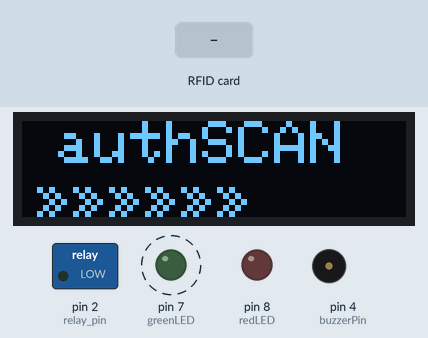
Bench run of a sketch on a simulated Arduino Nano, built with avr-gcc and run on an emulated ATmega328P. On the bench: 128×32 one-colour display, switched loads named in the sketch (green lamp = pin HIGH), output pins drawn as LEDs (lit = HIGH), buzzer (waves = sounding). Dashed ring = blinking. The test bench sets the inputs (shaded band). Pins used as bus, display or sensor lines are not drawn.

Above: at 3.2 s.
3.3 s: RFID card 8A CA 27 B6 held to the reader
At 4.1 s:
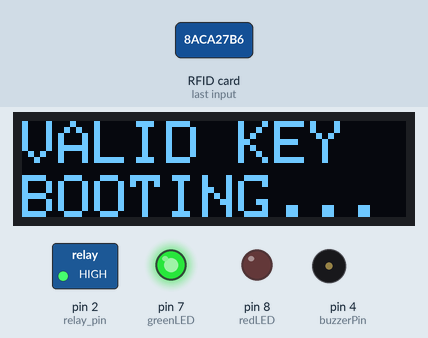
At 6.0 s:
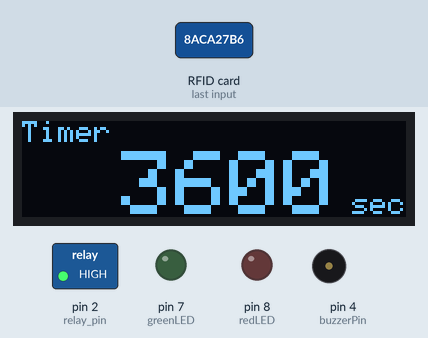
Timing chart, 0 to 15.3 s (numbered marks = the images above; inputs shaded):
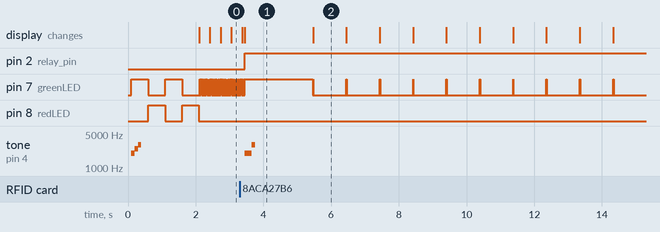

Measured:
- after the input at 3.3 s, pin 2 (relay_pin): LOW → HIGH after 0.15 s; tone on pin 4 (buzzerPin): silent → 2000 Hz after 0.15 s, → 3000 Hz 0.20 s later, → silent 0.10 s later; the display: first differs from a run without the input after 0.15 s (image 1)
- what the display in image 1 shows lasts 2.0 s, from 3.5 s to 5.5 s

The sketch:

cyberDECK_v03.ino
```cpp
/*
    cyberDECK - Cartridge Security Module v0.3n (Nano)

    LATEST BUILD 10/01/2023
    STATUS: WORKING
    KNOWN BUGS/ISSUES: NONE

    DESCRIPTION
      - Nano-based cartridge system to authenticate a user and boot up RPi cyberDECK.
        When cartridge is plugged into the cyberDECK, the Nano circuit gets power and
        access to a data line for a relay. The Nano boots into a splash screen, then an
        animation while waiting for RFID card swipe. If a recognized card is read, the
        Nano sends power to the data/relay line, which then switches power to the RPi.

    HARDWARE
      - Arduino Nano
      - 0.91" OLED display 128x32
      - RFID reader
      - LED x 2
      - Buzzer
      - Relay

    WIRING
      - OLED
        - SCK to Nano A5
        - SDA to Nano A4
      - RFID reader
        - RST to Nano D9
        - MISO to Nano D12
        - MOSI to Nano D11
        - SCK to Nano D13
        - SDA to Nano D10
      - Buzzer to Nano D4
      - Green LED to Nano D7
      - Red LED to Nano D8
      - Relay to Nano D2

    SOFTWARE FLOW
      - Splash screen, then animation is displayed while waiting for RFID swipe
      - When a recognized RFID tag is detected, power is sent to the relay and a countdown
        timer is displayed on the OLED screen.
      - When the timer finishes, power is cut to the relay

    CHANGE NOTES FOR v0.3n
      - Changed to smaller OLED
      - Adjusted UI to new display size
      - Changed animation to a single ASCII character (">>" = ASCII #175) vs. random character
      - Adjusted countdown timer for accuracy
      - Verified 9V rechargable battery as power source

    OTHER NOTES
      - none
*/

#include <MFRC522.h>                   //RFID reader library
#include <SPI.h>                       //serial peripheral library
#include <Adafruit_GFX.h>
#include <Adafruit_SSD1306.h>
#include <Wire.h>
#include <Servo.h>

#define OLED_Address 0x3C
#define SCREEN_WIDTH 128
#define SCREEN_HEIGHT 32

Adafruit_SSD1306 oled(SCREEN_WIDTH, SCREEN_HEIGHT, &Wire, -1);

MFRC522 mfrc522(10, 9);                //define RFID reader pins (SS_PIN, RST_PIN)

//LED and buzzer pins
constexpr uint8_t greenLED = 7;
constexpr uint8_t redLED = 8;
#define buzzerPin 4

String tagUID = "8A CA 27 B6";         //UID of authorized RFID tag (orange fob)

uint8_t i = 0;                         //counter

int t = 3600;                          //Boot Timer in seconds ***CHANGE HERE***

void setup() {

//pin assignments
oled.begin(SSD1306_SWITCHCAPVCC, OLED_Address);
oled.setTextColor(WHITE);

pinMode(buzzerPin, OUTPUT);
pinMode(redLED, OUTPUT);
pinMode(greenLED, OUTPUT);
pinMode(2, OUTPUT);                    //relay pin
digitalWrite(2, LOW);                  //set relay pin to LOW

SPI.begin();                           //start SPI bus
mfrc522.PCD_Init();                    //start RFID reader
oled.clearDisplay();

//splash screen
oled.clearDisplay();
oled.setCursor(10,0);
oled.setTextSize(2);
oled.print("cyberDECK");
oled.setCursor(5,18);
oled.print("SECUREcart");
oled.display();
digitalWrite(greenLED, HIGH);
tone(buzzerPin, 2000);
delay(100);
noTone(buzzerPin);
tone(buzzerPin, 2500);
delay(100);
noTone(buzzerPin);
tone(buzzerPin, 3000);
delay(100);
noTone(buzzerPin);
delay(200);
digitalWrite(greenLED, LOW);
digitalWrite(redLED, HIGH);
delay(500);
digitalWrite(redLED, LOW);
digitalWrite(greenLED, HIGH);
delay(500);
digitalWrite(greenLED, LOW);
digitalWrite(redLED, HIGH);
delay(500);
digitalWrite(redLED, LOW);
}

void loop() {

  oled.clearDisplay();
  oled.setTextSize(2);
  oled.setTextColor(SSD1306_WHITE);
  oled.setCursor(0,0);

  oled.print(" authSCAN ");
  oled.display();

  oled.setCursor(5,20);

  for(int i = 0; i < 10; i++) {
    char asciiChar = (char) 175;
    oled.print(asciiChar);
    oled.display();
    digitalWrite(greenLED, HIGH);
    delay(10);
    digitalWrite(greenLED, LOW);
  }

    digitalWrite(redLED, HIGH);
    delay(1);
    digitalWrite(redLED, LOW);

    //wait for RFID tag
    if ( ! mfrc522.PICC_IsNewCardPresent()) {
      return;
    }

    //RFID tag detected
    if ( ! mfrc522.PICC_ReadCardSerial()) {
      return;
    }

    //read RFID UID
    String tag = "";
    for (byte j = 0; j < mfrc522.uid.size; j++)
    {
      tag.concat(String(mfrc522.uid.uidByte[j] < 0x10 ? " 0" : " "));
      tag.concat(String(mfrc522.uid.uidByte[j], HEX));
    }
    tag.toUpperCase();

    //verify UID of tag
    if (tag.substring(1) == tagUID)
    {
      oled.clearDisplay();
      oled.setCursor(0, 0);
      oled.print("VALID KEY");
      oled.setCursor(0, 18);
      oled.print("BOOTING...");
      oled.display();
      digitalWrite(greenLED, HIGH);
      digitalWrite(2, HIGH);           //activate relay to switch on cyberDECK power circuit
      tone(buzzerPin, 2000);
      delay(200);
      noTone(buzzerPin);
      tone(buzzerPin, 3000);
      delay(100);
      noTone(buzzerPin);
      delay(1700);
      digitalWrite(greenLED, LOW);
      bootTimer();
    }
    else
    {
      // If UID of tag is not matched.
      oled.clearDisplay();
      oled.setCursor(0, 0);
      oled.print("UNKNWN KEY");
      oled.setCursor(0, 18);
      oled.print("NO ACCESS!");
      oled.display();
      digitalWrite(redLED, HIGH);
      tone(buzzerPin, 300);
      delay(2000);
      noTone(buzzerPin);
      digitalWrite(redLED, LOW);
      oled.clearDisplay();
      oled.display();
    }
  }

void bootTimer() {

  for(int i = 0; i < (t + 1); i++) {
    oled.clearDisplay();
    oled.setTextSize(1);
    oled.setCursor(0, 0);
    oled.print("Timer");
    oled.setTextSize(3);
    oled.setCursor(33, 10);
    oled.print(t-i);
    oled.setTextSize(1);
    oled.setCursor(110, 24);
    oled.print("sec");
    oled.display();
    if ((t-i) < 31) {                  //timer expiration alert length (< 31 = last 30 seconds)
      digitalWrite(redLED, HIGH);
      tone(buzzerPin, 3000);
      delay(10);
      digitalWrite(redLED, LOW);
      noTone(buzzerPin);
      }
      else {
        digitalWrite(greenLED, HIGH);
        delay(10);
        digitalWrite(greenLED, LOW);
      }
    delay(960);                        //modify here to fine tune the one second duration
  }
  oled.clearDisplay();
  oled.setTextSize(2);
  oled.setCursor(0, 10);
  oled.print("RE-BOOTING");
  oled.display();
  tone(buzzerPin, 300);
  delay(1500);
  noTone(buzzerPin);
  digitalWrite(2, LOW);                //reset relay to off/open to cut power to cyberDECK
  setup();
}
```
